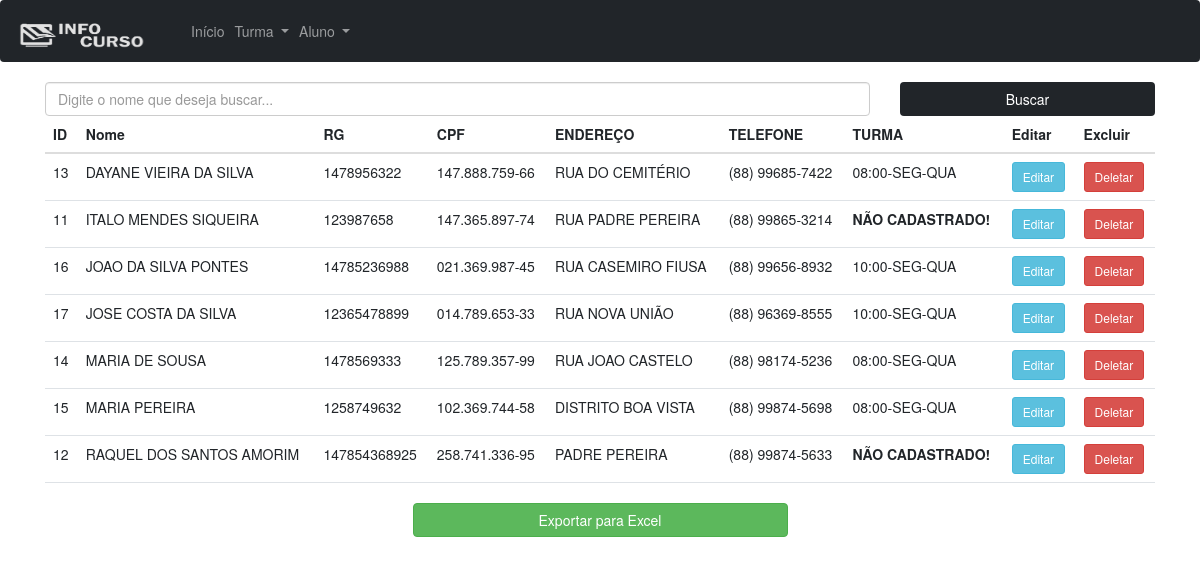
/listar-alunos.php, run on the app's committed database.
### tables this page shows
CREATE TABLE `alunos` (
  `id` int(11) NOT NULL,
  `nome` varchar(255) NOT NULL,
  `rg` varchar(30) NOT NULL,
  `cpf` varchar(20) NOT NULL,
  `endereco` varchar(255) NOT NULL,
  `tel` varchar(80) NOT NULL,
  `escolaridade` varchar(50) NOT NULL,
  `turma` int(10) NOT NULL
);

CREATE TABLE `turma` (
  `id` int(50) NOT NULL,
  `hora` varchar(50) NOT NULL,
  `dia1` varchar(50) NOT NULL,
  `dia2` varchar(50) NOT NULL
);

### listar-alunos.php (the view, shortened to what this page needs)
<?php
require('includes/conexao.php');
?>
<!DOCTYPE html>
<html lang="en">
<head>
    <link rel="stylesheet" href="assets/css/bootstrap.min.css">
    <link rel="stylesheet" href="assets/css/cadastro.css">
    <link rel='stylesheet' href='//maxcdn.bootstrapcdn.com/bootstrap/3.3.4/css/bootstrap.min.css' />
</head>
<body>
    <nav class="navbar navbar-expand-lg navbar-dark bg-dark">
        <a class="navbar-brand" href="index.php"><img src="assets/img/logo-cinza.png" width="130" height="30"
                alt=""></a>
        <div class="collapse navbar-collapse" id="navbarNavDropdown">
            <ul class="navbar-nav">
                <li class="nav-item active">
                    <a class="nav-link" href="index.php">Início</a>
                </li>
                <li class="nav-item dropdown">
                    <a class="nav-link dropdown-toggle" href="#" id="navbarDropdownMenuLink" role="button"
                        data-toggle="dropdown" aria-haspopup="true" aria-expanded="false">
                        Turma
                    </a>
                </li>
                <li class="nav-item dropdown">
                    <a class="nav-link dropdown-toggle" href="#" id="navbarDropdownMenuLink" role="button"
                        data-toggle="dropdown" aria-haspopup="true" aria-expanded="false">
                        Aluno
                    </a>
                </li>
            </ul>
        </div>
    </nav>
    <div class="container">
        <div class="row">
            <div class="col-md-9">
                <form id="form-cadastro" onsubmit="return false" method="GET" action="aluno-nome.php">
                    <div class="bloco-input">
                        <input type="text" class="form-control" name="nomeBusca" id="nomeBusca"
                            placeholder="Digite o nome que deseja buscar...">
                    </div>
            </div>
            <div class="col-md-3">
                <button class="btn btn-dark col-md-12" onclick="validarBusca()">Buscar</button>
            </div>
            <div class="col-md-12">
                <table class="table" id="tblExport">
                    <thead>
                        <tr>
                            <th scope="col">ID</th>
                            <th scope="col">Nome</th>
                            <th scope="col">RG</th>
                            <th scope="col">CPF</th>
                            <th scope="col">ENDEREÇO</th>
                            <th scope="col">TELEFONE</th>
                            <th scope="col">TURMA</th>
                            <th scope="col">Editar</th>
                            <th scope="col">Excluir</th>
                        </tr>
                    </thead>
                    <tbody>
                        <?php
                        $sql = "SELECT * FROM alunos ORDER BY nome ASC";
                        $result = mysqli_query($conn, $sql);
                        while ($dados = mysqli_fetch_assoc($result)) {
                            $id = $dados['id'];
                            $nome = $dados['nome'];
                            $rg = $dados['rg'];
                            $cpf = $dados['cpf'];
                            $endereco = $dados['endereco'];
                            $tel = $dados['tel'];
                            $turma = $dados['turma'];
                            $turma_sql = "SELECT * FROM turma WHERE id = $turma";
                            $result_turma = mysqli_query($conn, $turma_sql);
                            $result_turma2 = mysqli_fetch_assoc($result_turma);
                            if ($result_turma2) {
                                $turma_final = $result_turma2['hora'] . "-" . $result_turma2['dia1'] . "-" . $result_turma2['dia2'];
                            } else {
                                $turma_final = "<strong>NÃO CADASTRADO!</strong>";
                            }
                            $urlDelete = "acoes/deletar-aluno.php?id=$id";
                            $urlUpdate = "editar-aluno.php?id=$id";
                            echo "
                           <tr>
                                <td>$id</td>
                                <td>$nome</td>
                                <td>$rg</td>
                                <td>$cpf</td>
                                <td>$endereco</td>
                                <td>$tel</td>
                                <td>$turma_final</td>
                                <td>
                                <a href='$urlUpdate'>
                                    <button class='btn btn-info btn-sm'>Editar</button>
                                </a></td>
                                <td>
                                <a href='$urlDelete'>
                                <button class='btn btn-danger btn-sm'>Deletar</button>
                                </a>
                                </td>
                           </tr>
                           ";
                        }
                        ?>
                    </tbody>
                </table>
            </div>
            <div>
                <button class= "offset-md-4 col-md-4 btn btn-success" id="btnExport">Exportar para Excel</button>
            </div>
        </div>
    </div>
</body>
</html>

### data on the page
alunos: id "13", nome "DAYANE VIEIRA DA SILVA", rg "1478956322", cpf "147.888.759-66", endereco "RUA DO CEMITÉRIO", tel "(88) 99685-7422", turma.hora+dia1+dia2 "08:00-SEG-QUA"
alunos: id "11", nome "ITALO MENDES SIQUEIRA", rg "123987658", cpf "147.365.897-74", endereco "RUA PADRE PEREIRA", tel "(88) 99865-3214", shows "NÃO CADASTRADO!"
alunos: id "16", nome "JOAO DA SILVA PONTES", rg "14785236988", cpf "021.369.987-45", endereco "RUA CASEMIRO FIUSA", tel "(88) 99656-8932", turma.hora+dia1+dia2 "10:00-SEG-QUA"
alunos: id "17", nome "JOSE COSTA DA SILVA", rg "12365478899", cpf "014.789.653-33", endereco "RUA NOVA UNIÃO", tel "(88) 96369-8555", turma.hora+dia1+dia2 "10:00-SEG-QUA"
alunos: id "14", nome "MARIA DE SOUSA", rg "1478569333", cpf "125.789.357-99", endereco "RUA JOAO CASTELO", tel "(88) 98174-5236", turma.hora+dia1+dia2 "08:00-SEG-QUA"
alunos: id "15", nome "MARIA PEREIRA", rg "1258749632", cpf "102.369.744-58", endereco "DISTRITO BOA VISTA", tel "(88) 99874-5698", turma.hora+dia1+dia2 "08:00-SEG-QUA"
alunos: id "12", nome "RAQUEL DOS SANTOS AMORIM", rg "147854368925", cpf "258.741.336-95", endereco "PADRE PEREIRA", tel "(88) 99874-5633", shows "NÃO CADASTRADO!"
